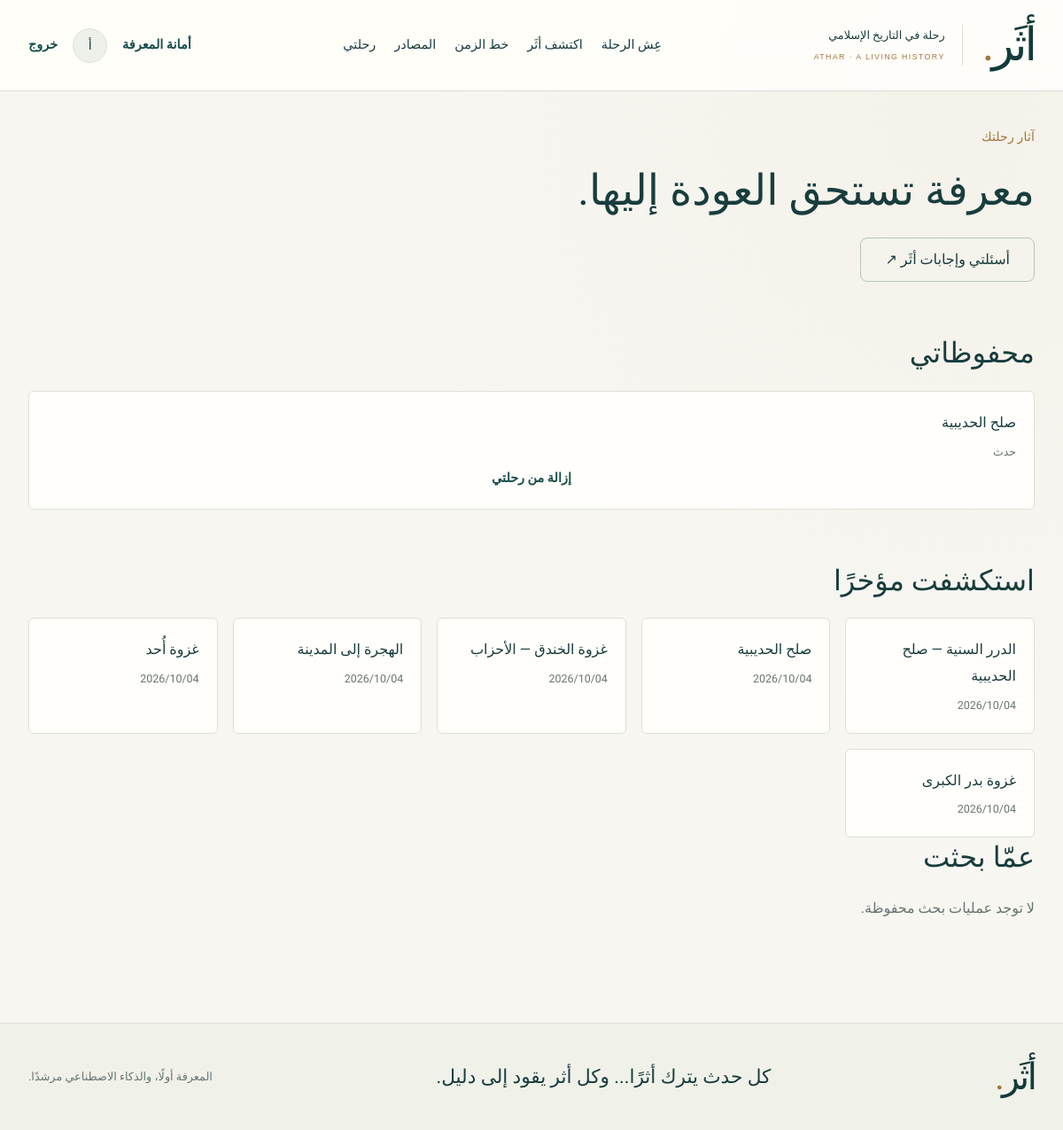
The page /library/ (signed in) on the database as committed earlier.
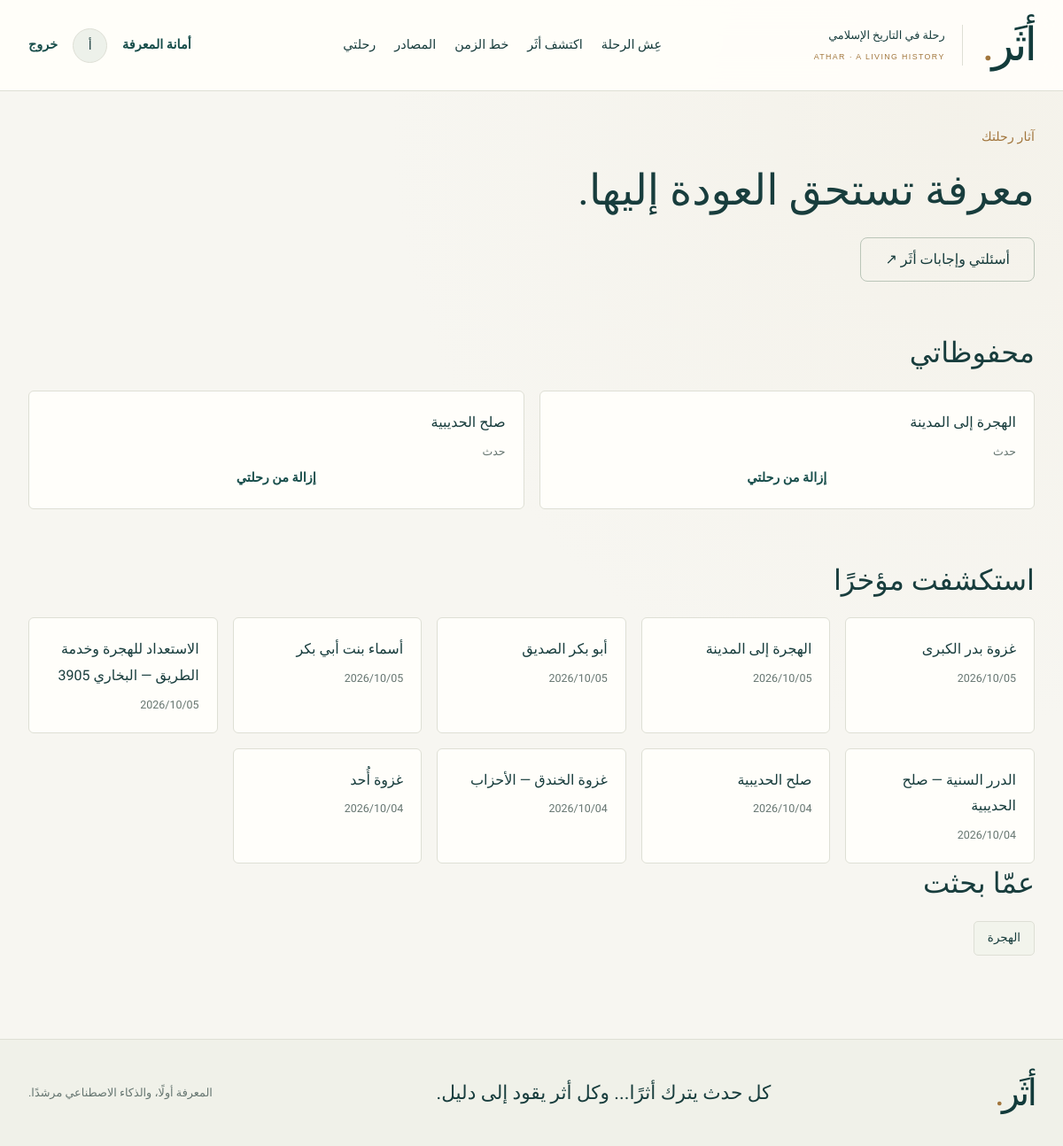
The same page on the database as committed later.
### apps/accounts/models.py (models this page shows)
class User(AbstractUser):
    class Role(models.TextChoices):
        ADMIN = 'ADMIN', 'أمين المعرفة'
        USER = 'USER', 'مستكشف'
    role = models.CharField(max_length=5, choices=Role.choices, default=Role.USER)
    @property
    def is_admin(self):
        return self.is_active and (self.role == self.Role.ADMIN or self.is_superuser)

class Bookmark(models.Model):
    user = models.ForeignKey(User, on_delete=models.CASCADE)
    entity = models.ForeignKey('history.Entity', on_delete=models.CASCADE)
    created_at = models.DateTimeField(auto_now_add=True)
    class Meta:
        constraints = [models.UniqueConstraint(fields=['user', 'entity'], name='unique_bookmark')]
        ordering = ['-created_at']

class ExplorationHistory(models.Model):
    user = models.ForeignKey(User, on_delete=models.CASCADE)
    entity = models.ForeignKey('history.Entity', on_delete=models.CASCADE)
    viewed_at = models.DateTimeField(auto_now=True)
    class Meta:
        constraints = [models.UniqueConstraint(fields=['user', 'entity'], name='unique_visit')]
        ordering = ['-viewed_at']

class SearchHistory(models.Model):
    user = models.ForeignKey(User, on_delete=models.CASCADE)
    query = models.CharField(max_length=200)
    created_at = models.DateTimeField(auto_now_add=True)
    class Meta:
        ordering = ['-created_at']

### apps/history/models.py (models this page shows, shortened)
class Entity(models.Model):
    class Kind(models.TextChoices):
        EVENT = 'event', 'حدث'
        PERSON = 'person', 'شخصية'
        PLACE = 'place', 'مكان'
        SOURCE = 'source', 'مصدر'
        ERA = 'era', 'حقبة'
    title = models.CharField('العنوان', max_length=240, db_index=True)
    slug = models.SlugField('الرابط المختصر', max_length=240, unique=True, allow_unicode=True)
    kind = models.CharField(max_length=10, choices=Kind.choices, editable=False)
    description = models.TextField('بين يديك المشهد', blank=True)
    status = models.CharField('حالة النشر', max_length=12, choices=Status.choices, default=Status.DRAFT, db_index=True)
    is_demo = models.BooleanField('محتوى تجريبي يحتاج مراجعة', default=False)
    ai_suggested = models.BooleanField('اقتراح ذكاء اصطناعي', default=False)
    reviewed_by = models.ForeignKey(settings.AUTH_USER_MODEL, null=True, blank=True, on_delete=models.SET_NULL, related_name='reviewed_entities', editable=False)
    created_by = models.ForeignKey(settings.AUTH_USER_MODEL, null=True, blank=True, on_delete=models.SET_NULL, related_name='created_entities', editable=False)
    created_at = models.DateTimeField(auto_now_add=True)
    updated_at = models.DateTimeField(auto_now=True)
    deleted_at = models.DateTimeField(null=True, blank=True, editable=False)
    objects = EntityQuerySet.as_manager()
    class Meta:
        ordering = ['title']
    def get_absolute_url(self):
        return f'/explore/{self.pk}/'

### apps/history/views.py (the view)
@login_required
def library(request):
    return render(request, 'history/library.html', {
        'bookmarks': Bookmark.objects.filter(user=request.user, entity__in=Entity.objects.visible()).select_related('entity'),
        'recent': ExplorationHistory.objects.filter(user=request.user, entity__in=Entity.objects.visible()).select_related('entity')[:30],
        'searches': SearchHistory.objects.filter(user=request.user)[:12],
    })

### apps/history/context.py (called while the page is built)
def site_context(request):
    from apps.dashboard.models import SystemSetting
    return {'demo_mode': settings.DEMO_MODE, 'site_settings': dict(SystemSetting.objects.values_list('key', 'value'))}

### apps/history/models.py (called while the page is built)
    def visible(self):
        query = self.filter(status__in=[Status.APPROVED, Status.PUBLISHED], deleted_at__isnull=True)
        return query if settings.DEMO_MODE else query.filter(is_demo=False)

### templates/history/library.html
{% extends 'base.html' %}{% block title %}رحلتي | أثَر{% endblock %}{% block content %}<div class="container page"><p class="eyebrow">آثار رحلتك</p><h1>معرفة تستحق العودة إليها.</h1><a class="button secondary" href="{% url 'answer-history' %}">أسئلتي وإجابات أثَر ↗</a><section class="section"><h2>محفوظاتي</h2><div class="entity-grid">{% for item in bookmarks %}<article class="mini-card"><a href="{{ item.entity.get_absolute_url }}">{{ item.entity.title }}</a><small>{{ item.entity.get_kind_display }}</small><button class="text-link" data-bookmark="{{ item.entity_id }}" aria-pressed="true">إزالة من رحلتي</button></article>{% empty %}<p class="empty">لم تحفظ شيئًا بعد. اختر «احفظ في رحلتي» أثناء الاستكشاف.</p>{% endfor %}</div></section><section class="section"><h2>استكشفت مؤخرًا</h2><div class="entity-grid">{% for item in recent %}<a class="mini-card" href="{{ item.entity.get_absolute_url }}">{{ item.entity.title }}<small>{{ item.viewed_at|date:'Y/m/d' }}</small></a>{% empty %}<p class="muted">رحلتك الأولى تنتظرك.</p>{% endfor %}</div></section><h2>عمّا بحثت</h2><div class="tags">{% for item in searches %}<a class="tag" href="{% url 'search' %}?q={{ item.query|urlencode }}">{{ item.query }}</a>{% empty %}<p class="muted">لا توجد عمليات بحث محفوظة.</p>{% endfor %}</div></div>{% endblock %}

### templates/base.html (shortened to what this page needs)
{% load static %}<!doctype html>
<html lang="ar" dir="rtl">
<head>
  <link rel="stylesheet" href="{% static 'css/athar.css' %}?v=20261001-2"><script defer src="{% static 'js/athar.js' %}?v=20261004-5"></script>
  <link rel="stylesheet" href="{% static 'css/experience.css' %}?v=20261003-4">
  <link rel="stylesheet" href="{% static 'css/story.css' %}?v=20261004-6">
</head>
<body>
<header class="site-header">
  <a class="brand" href="{% url 'landing' %}" aria-label="أثَر، الرئيسية"><span class="wordmark">أثَر<span class="brand-dot">.</span></span><span class="brand-caption">رحلة في التاريخ الإسلامي<br><small lang="en">ATHAR · A LIVING HISTORY</small></span></a>
  <nav class="main-nav" aria-label="التنقل الرئيسي"><a href="{% url 'journey' %}" >عِش الرحلة</a><a href="{% url 'discover' %}" >اكتشف أثَر</a><a href="{% url 'timeline' %}" >خط الزمن</a><a href="{% url 'search' %}?kind=source">المصادر</a><a href="{% url 'library' %}">رحلتي</a></nav>
  <div class="account-nav">{% if user.is_authenticated %}{% if user.is_admin %}<a class="text-link" href="{% url 'dashboard' %}">أمانة المعرفة</a>{% endif %}<a class="avatar" href="{% url 'profile' %}" aria-label="ملفي الشخصي">{{ user.first_name|default:user.username|slice:':1' }}</a><form method="post" action="{% url 'logout' %}">{% csrf_token %}<button class="text-link" type="submit">خروج</button></form>{% else %}<a class="text-link" href="{% url 'login' %}">تسجيل الدخول</a><a class="button small" href="{% url 'journey' %}">ابدأ الرحلة</a>{% endif %}</div>
</header>
<main id="main">{% block content %}{% endblock %}</main>
<footer class="site-footer"><a class="wordmark" href="/">أثَر<span class="brand-dot">.</span></a><p>كل حدث يترك أثرًا... وكل أثر يقود إلى دليل.</p><span>المعرفة أولًا، والذكاء الاصطناعي مرشدًا.</span></footer>
</body></html>

### static/css/athar.css (style rules this page uses)
:root { --ink:#183d3d;--teal:#184e4b;--teal-dark:#123b3b;--gold:#a2763d;--paper:#fffefa;--bg:#f7f6f1;--line:#dedfd5;--muted:#657570;--soft:#edf1ea;--purple:#665080;--serif:'Amiri','Arabic Typesetting',Georgia,serif;--sans:'IBM Plex Sans Arabic','Segoe UI',Tahoma,sans-serif }
* { box-sizing:border-box }
html { scroll-behavior:smooth;scroll-padding-top:100px }
body { margin:0;color:var(--ink);background:var(--bg);font-family:var(--sans);font-size:16px;line-height:1.85 }
a { color:inherit;text-decoration:none }
button,input,textarea,select { font:inherit }
button,a,input,select,textarea { -webkit-tap-highlight-color:transparent }
button { cursor:pointer }
button { color:inherit }
a,button,input,textarea,select { outline-offset:5px }
h1,h2,h3,p { margin-top:0 }
h1,h2,h3 { line-height:1.4 }
h1 { font-family:var(--serif);font-size:clamp(2.3rem,4vw,3.9rem);font-weight:400;margin-bottom:20px }
h2 { font-family:var(--serif);font-size:2rem;font-weight:400;margin-bottom:20px }
p { margin-bottom:20px }
small,.small-text { font-size:.85rem }
.container { max-width:1240px;margin-inline:auto;padding-inline:32px }
.page { padding-top:38px;padding-bottom:80px;min-height:65vh }
.section { margin-top:58px }
.eyebrow { font-size:.88rem;font-weight:500;color:var(--gold);margin-bottom:14px;letter-spacing:.01em }
.site-header { display:flex;align-items:center;justify-content:space-between;gap:24px;padding:16px max(32px,calc((100vw - 1176px)/2));border-bottom:1px solid var(--line);background:rgba(255,254,250,.97);min-height:100px }
.brand { display:flex;align-items:center;gap:22px;flex-shrink:0 }
.wordmark { font-family:var(--serif);font-size:3.25rem;line-height:1;letter-spacing:-3px;color:var(--teal-dark) }
.brand-dot { color:var(--gold) }
.brand-caption { font-size:.8rem;line-height:1.8;padding-right:19px;border-right:1px solid var(--line) }
.brand-caption small { font-family:Arial,sans-serif;font-size:.55rem;letter-spacing:1.4px;color:var(--gold) }
.main-nav,.account-nav { display:flex;align-items:center;gap:25px }
.main-nav a { font-size:.9rem;white-space:nowrap }
.account-nav { gap:17px;font-size:.88rem }
.account-nav form { margin:0 }
.button { border:1px solid var(--teal);border-radius:6px;display:inline-flex;align-items:center;justify-content:center;gap:10px;background:var(--teal);color:white;padding:12px 27px;font-weight:500;min-height:49px;line-height:1.5;transition:background .18s,transform .18s }
.button.secondary { background:transparent;color:var(--ink);border-color:#bac5b8 }
.text-link { font-size:.9rem;border:0;background:none;padding:0;color:var(--teal);font-weight:600;text-underline-offset:5px }
.avatar { border-radius:50%;width:39px;height:39px;display:grid;place-items:center;background:var(--soft);border:1px solid var(--line) }
.site-footer { border-top:1px solid var(--line);padding:32px max(32px,calc((100vw - 1176px)/2));display:flex;align-items:center;justify-content:space-between;gap:25px;background:#f0f1e9 }
.site-footer .wordmark { font-size:2.6rem }
.site-footer p { font-family:var(--serif);font-size:1.35rem;margin:0 }
.site-footer>span { font-size:.8rem;color:var(--muted) }
.entity-grid { display:grid;grid-template-columns:repeat(auto-fit,minmax(200px,1fr));gap:17px }
.mini-card { padding:20px;border:1px solid var(--line);background:var(--paper);border-radius:6px;display:flex;flex-direction:column;gap:6px;font-weight:500 }
.mini-card small { font-size:.78rem;color:var(--muted);font-weight:400 }
.tags { display:flex;gap:10px;flex-wrap:wrap;margin:14px 0 }
.tag { border:1px solid var(--line);background:#f2f4ec;border-radius:5px;padding:6px 15px;font-size:.84rem }

### static/css/experience.css (style rules this page uses)
:root { --ease-out:cubic-bezier(.16,1,.3,1);--night:#102f32;--warm-gold:#dfc58e }
body { background:radial-gradient(ellipse at 90% 10%,#eee9db55,transparent 42%),var(--bg) }
.site-header { position:relative;z-index:20;background:#fffefaeb;backdrop-filter:blur(16px) }
.wordmark { line-height:1.35 }
.main-nav { gap:21px }
.main-nav a { position:relative }
.main-nav a:before { content:'';position:absolute;bottom:-6px;right:0;width:0;height:1px;background:var(--gold);transition:width .3s var(--ease-out) }
.button { border-radius:8px;transition:background .25s,box-shadow .3s,transform .3s var(--ease-out) }

Rows that differ between the two databases and show on the page:
added Bookmark: entity "الهجرة إلى المدينة", entity.kind "حدث"
changed ExplorationHistory "غزوة بدر الكبرى": viewed_at "2026/10/04" → "2026/10/05"; moves up the list
changed ExplorationHistory "الهجرة إلى المدينة": viewed_at "2026/10/04" → "2026/10/05"; moves up the list
added ExplorationHistory: entity "أبو بكر الصديق", viewed_at "2026/10/05"
added ExplorationHistory: entity "أسماء بنت أبي بكر", viewed_at "2026/10/05"
added ExplorationHistory: entity "الاستعداد للهجرة وخدمة الطريق — البخاري 3905", viewed_at "2026/10/05"
added SearchHistory: query "الهجرة"
Other text that changed with them:
text no longer shown: "لا توجد عمليات بحث محفوظة."
